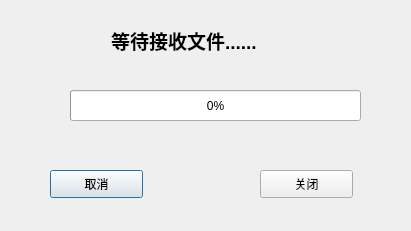
<?xml version="1.0" encoding="UTF-8"?>
<ui version="4.0">
 <class>tcpclient</class>
 <widget class="QDialog" name="tcpclient">
  <property name="geometry">
   <rect>
    <x>0</x>
    <y>0</y>
    <width>411</width>
    <height>231</height>
   </rect>
  </property>
  <property name="windowTitle">
   <string>Dialog</string>
  </property>
  <widget class="QLabel" name="tcpClientStatuslabel">
   <property name="geometry">
    <rect>
     <x>111</x>
     <y>10</y>
     <width>361</width>
     <height>61</height>
    </rect>
   </property>
   <property name="font">
    <font>
     <pointsize>14</pointsize>
     <weight>75</weight>
     <bold>true</bold>
    </font>
   </property>
   <property name="text">
    <string>等待接收文件......</string>
   </property>
  </widget>
  <widget class="QProgressBar" name="progressBar">
   <property name="geometry">
    <rect>
     <x>70</x>
     <y>90</y>
     <width>291</width>
     <height>31</height>
    </rect>
   </property>
   <property name="value">
    <number>0</number>
   </property>
  </widget>
  <widget class="QPushButton" name="on_tcpClientBtn">
   <property name="geometry">
    <rect>
     <x>50</x>
     <y>170</y>
     <width>93</width>
     <height>28</height>
    </rect>
   </property>
   <property name="text">
    <string>取消</string>
   </property>
  </widget>
  <widget class="QPushButton" name="on_tcpClientCloseBtn">
   <property name="geometry">
    <rect>
     <x>260</x>
     <y>170</y>
     <width>93</width>
     <height>28</height>
    </rect>
   </property>
   <property name="text">
    <string>关闭</string>
   </property>
  </widget>
 </widget>
 <resources/>
 <connections/>
</ui>
